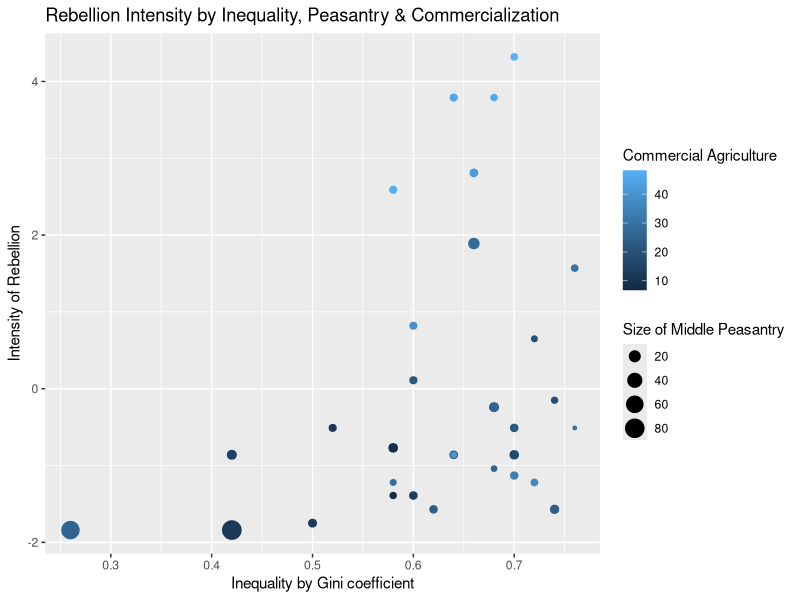
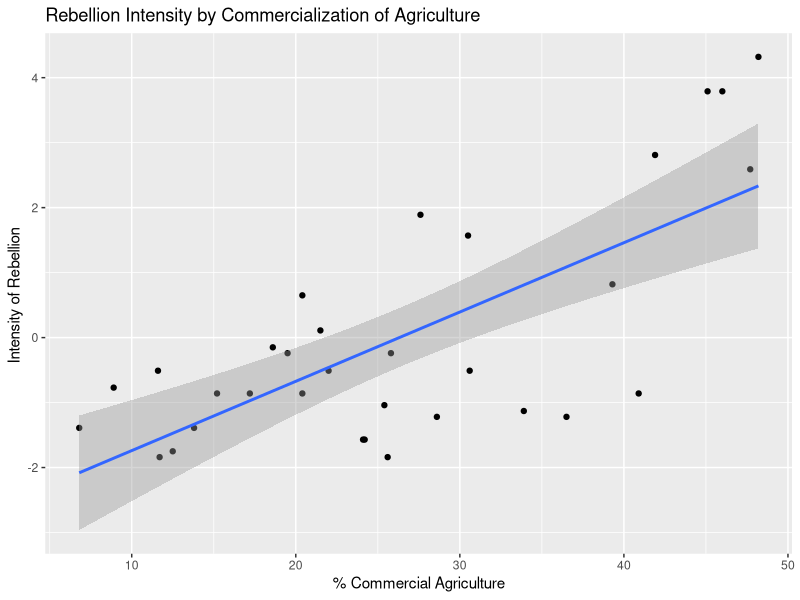
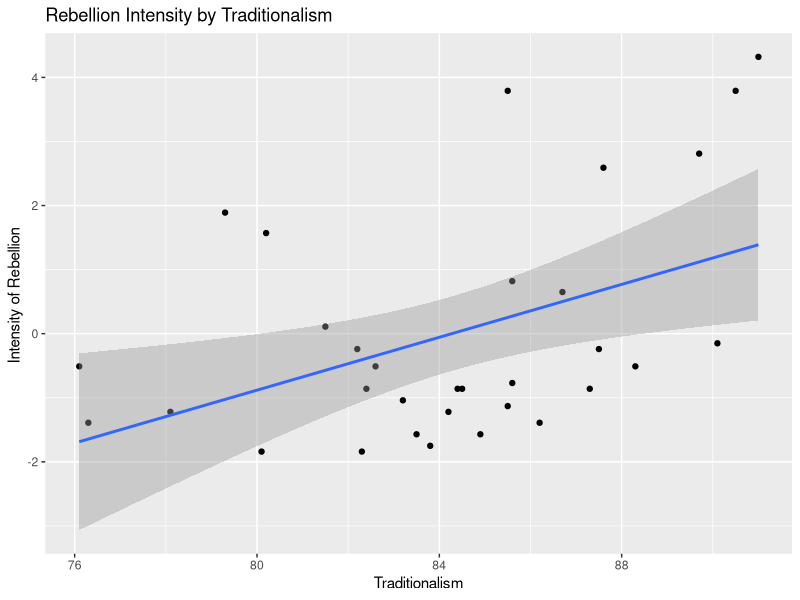
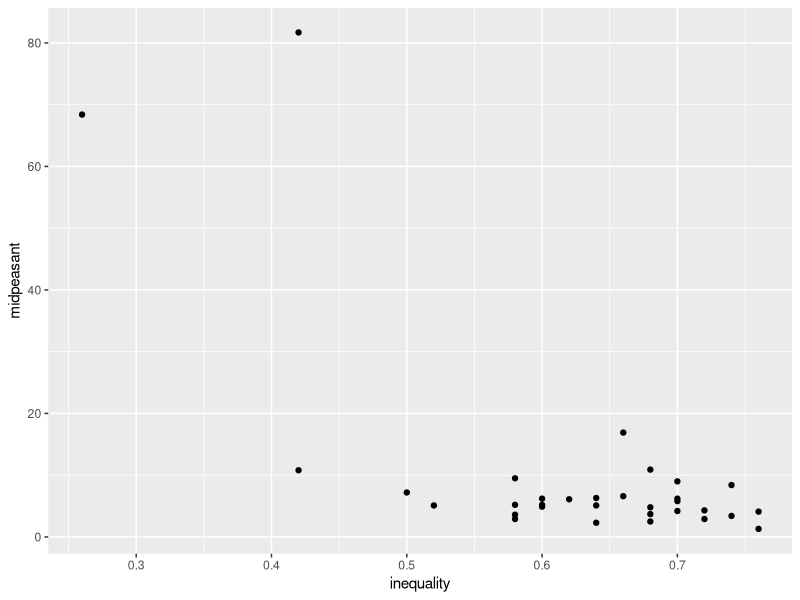
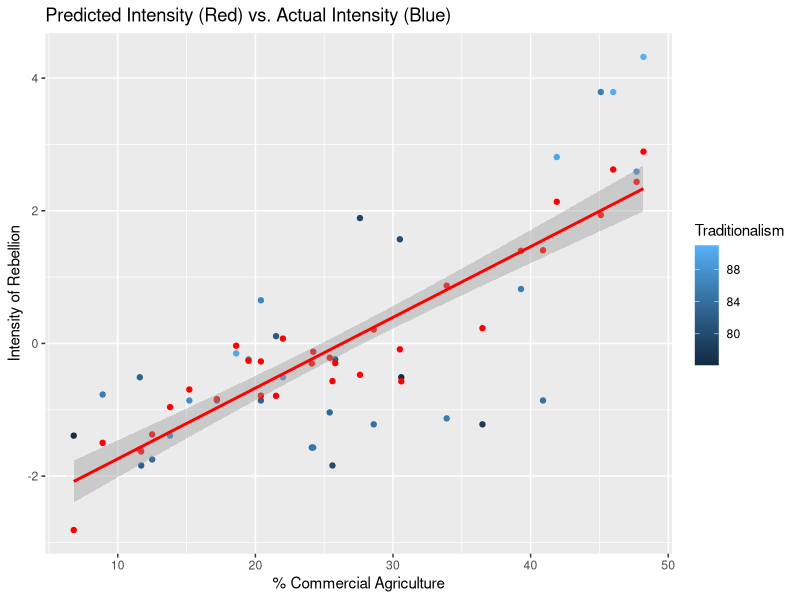

Here is the R script that generated these plots, in order:
# load libraries
library(data.table)
library(ggplot2)
library(car)

# load Chirot dataset and convert to data.table
data(Chirot)
Chirot <- data.table(Chirot)

#Preliminary plot 1: Rebellion Intensity by Inequality, Peasantry & Commercialization
ggplot(Chirot, aes(x=inequality, y=intensity)) + geom_point(aes(size=midpeasant, color=commerce)) +
  labs(title="Rebellion Intensity by Inequality, Peasantry & Commercialization",
       x="Inequality by Gini coefficient", y="Intensity of Rebellion", size="Size of Middle Peasantry", 
       color="Commercial Agriculture")

#Preliminary plot 2: Rebellion Intensity by Commercialization of Agriculture
ggplot(Chirot, aes(x=commerce, y=intensity)) + geom_point()  + stat_smooth(method = lm) +
  labs(title="Rebellion Intensity by Commercialization of Agriculture", x="% Commercial Agriculture",
       y="Intensity of Rebellion ", size="Size of middle peasantry")

# Preliminary plot 3 (unused in final paper): Rebellion Intensity by Traditionalism
ggplot(Chirot, aes(x=tradition, y=intensity)) + geom_point()  + stat_smooth(method = lm) +
  labs(title="Rebellion Intensity by Traditionalism", x="Traditionalism",
       y="Intensity of Rebellion ", size="Size of middle peasantry")

# Prelminary plot 4 (unused in final paper): Midpeasantry as mediator variable
ggplot(Chirot, aes(x=inequality, y=midpeasant)) + geom_point()

# Initial regression measuring commerce + inequality + tradition
regression <- lm(intensity~commerce + inequality + tradition, data=Chirot)
summary(regression)

# Revised regression measuringing just commerce and tradition against intensity
regression2 <- lm(intensity~commerce + tradition, data=Chirot)
summary(regression2)

# Add regression column to Chirot dataset
Chirot[,predicted_intensity := predict(regression2, data=Chirot)]

# Final plot with regression line       
ggplot(Chirot, aes(x=commerce, y=intensity)) +
  geom_point(aes(color=tradition)) + geom_point(aes(y=predicted_intensity), color="red") + 
  stat_smooth(method=lm, aes(y=predicted_intensity), color="red") + 
  labs(title="Predicted Intensity (Red) vs. Actual Intensity (Blue)", x="% Commercial Agriculture",
       y="Intensity of Rebellion", color="Traditionalism")
